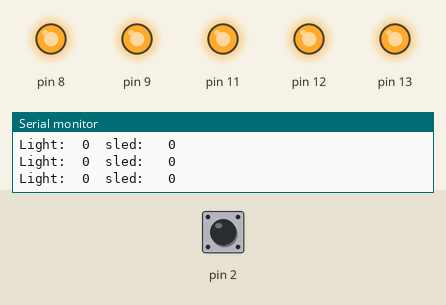
Bench run of a sketch on a simulated Arduino Uno, built with avr-gcc and run on an emulated ATmega328P. Shown: output pins drawn as LEDs (lit = HIGH), the last lines printed to the serial monitor. Dashed ring = blinking. Inputs (shaded band) come from the test bench; at power-on: pin 2 LOW.

Above: at 1.2 s.
1.3 s: pin 2 driven HIGH
At 2.7 s:
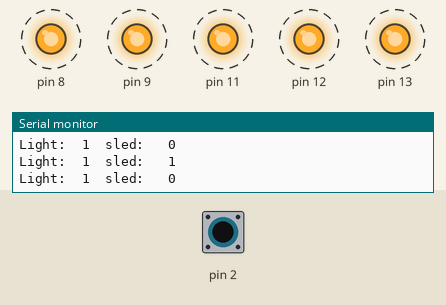
4.3 s: pin 2 driven LOW
At 5.0 s:
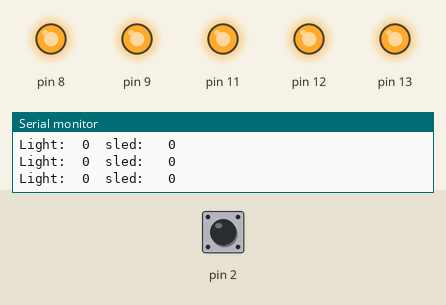
5.8 s: pin 2 pulsed HIGH 5 times (0.12 s each, 0.3 s apart)
At 8.4 s:
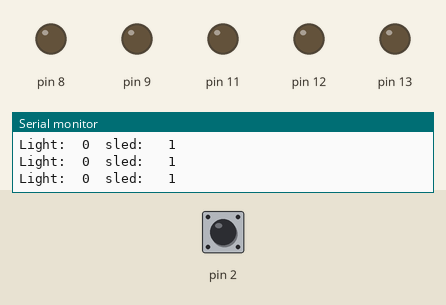
10.3 s: pin 2 pulsed HIGH 5 times (0.12 s each, 0.3 s apart)
At 13.0 s:
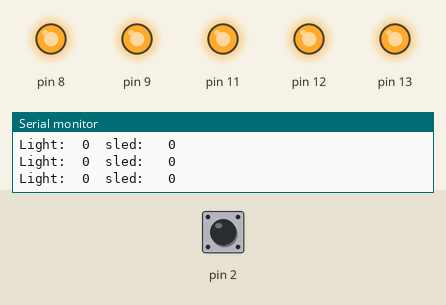
Timing chart, 0 to 14.5 s (numbered marks = the images above; inputs shaded):
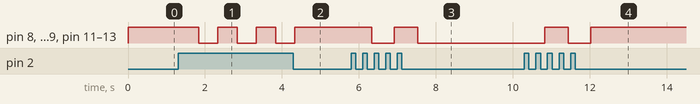

The sketch:

ex15.ino
```cpp
int sled = 0; //최초 sled 값 0, 꺼진 상태 0
              //sled 값 1 , 켜진상태 1
              //2번핀이 연결된 버튼을 토글 버튼으로 만들기 LED 켜기 <=> LED끄기
void setup() {
  Serial.begin(9600);
  pinMode(13, OUTPUT);  //LED 연결 (디지털 출력)
  pinMode(12, OUTPUT);
  pinMode(11, OUTPUT);
  pinMode(9, OUTPUT);
  pinMode(8, OUTPUT);
  pinMode(2, INPUT);  //버튼 연결 (디지털 입력)
}

void loop() {
  int value = digitalRead(2); //버튼 확인

  Serial.print("Light:\t");
  Serial.print(value);
  Serial.print("\tsled: \t");
  Serial.println(sled);
  if(value == HIGH){
    if(sled==1) { sled=0; delay(500); } else {sled=1; delay(500);}
  }
  if(sled==0){
    digitalWrite(13, HIGH);
    digitalWrite(12, HIGH);
    digitalWrite(11, HIGH);
    digitalWrite(9, HIGH);
    digitalWrite(8, HIGH);
  }else {
     digitalWrite(13, LOW);
    digitalWrite(12, LOW);
    digitalWrite(11, LOW);
    digitalWrite(9, LOW);
    digitalWrite(8, LOW);
  }
}
//  }
//  if(value == HIGH) {
////    if(value == LOW){
//      digitalWrite(13, HIGH);
//      digitalWrite(12, HIGH);
//      digitalWrite(11, HIGH);
//      digitalWrite(9, HIGH);
//      digitalWrite(8, HIGH);
//    }
//    if(sled == LOW){
//      digitalWrite(13, LOW);
//      digitalWrite(12, LOW);
//      digitalWrite(11, LOW);
//      digitalWrite(9, LOW);
//      digitalWrite(8, LOW);
//    }
//
```

Measured:
- after the input at 1.3 s, pin 8, pin 9, pin 11–13: alternates HIGH for 0.50 s and LOW for 0.50 s, starting after 0.54 s
- after the input at 4.3 s, pin 8, pin 9, pin 11–13: goes on until 4.3 s, then stays HIGH
- after the input at 5.8 s, pin 8, pin 9, pin 11–13: HIGH → LOW after 0.53 s, → HIGH 0.59 s later, → LOW 0.61 s later
- after the input at 10.3 s, pin 8, pin 9, pin 11–13: LOW → HIGH after 0.53 s, → LOW 0.61 s later, → HIGH 0.59 s later
